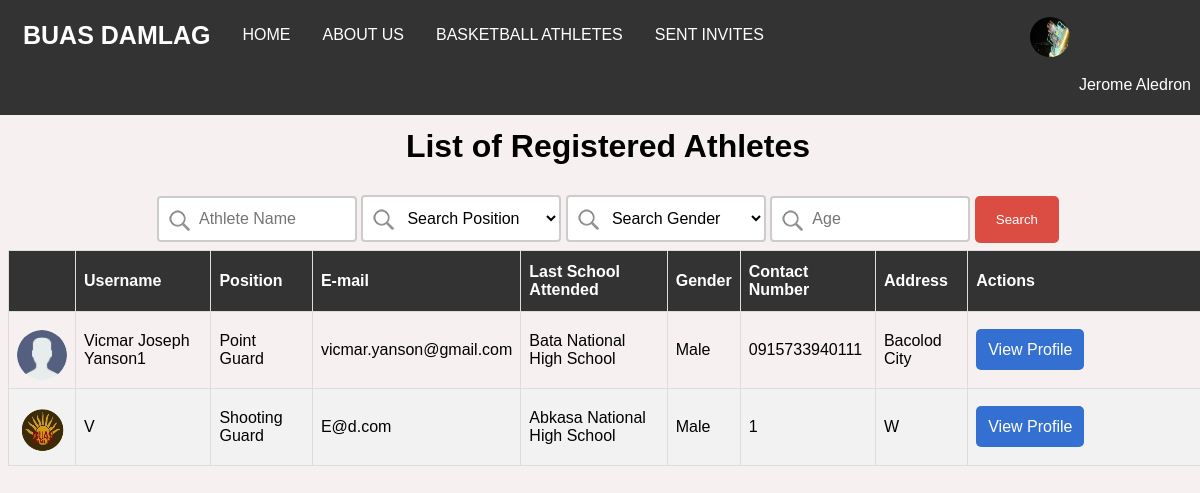
Page /index.php (signed in) on the committed database.
### tables this page shows
CREATE TABLE `users` (
  `id` int(20) NOT NULL,
  `name` varchar(70) NOT NULL,
  `password` varchar(40) NOT NULL,
  `email` varchar(50) NOT NULL,
  `school` varchar(100) DEFAULT NULL,
  `previous_school` text,
  `contact` varchar(20) DEFAULT NULL,
  `address` varchar(100) DEFAULT NULL,
  `birthdate` date NOT NULL,
  `gender` text NOT NULL,
  `sport` text,
  `position` text,
  `created_at` datetime NOT NULL,
  `updated_at` datetime NOT NULL,
  `type` text NOT NULL,
  `status` text NOT NULL,
  `image` varchar(100) NOT NULL
);

### index.php (the view, shortened to what the rows shown need)
<?php
    include_once('web_db.php');
    include_once('authentication.php');
?>
<html>
    <head>
        <link href="styles.css" rel="stylesheet" />
    </head>
    <body>
        <?php include('navbar.php') ?>
        <div class="container">
            <?php
                if($current_user['type'] == 'Admin'){?>
                <center>
                <h1>List of Activated Users</h1>
                <form method="post">
                    <input type="text" name="search" placeholder="Search All Users">
                </form>
                <?php
                    if(isset($_POST['search']) && $current_user['type'] == 'Admin'){
                        $search = $_POST['search'];
                ?>
                    <table id="users" class="table">
                        <thead>
                            <tr>
                                <th></th>
                                <th>Username</th>
                                <th>E-mail</th>
                                <th>School</th>
                                <th>Sport</th>
                                <th>Gender</th>
                                <th>Type</th>
                                <th>Actions</th>
                            <tr>
                    </thead>
                    <tbody>
                        <?php
                            $searchUsers = $pdo->searchUser($search);
                            if(is_array($searchUsers) && !empty($searchUsers)){
                                foreach($searchUsers as $searchUser){
                        ?>
                        <tr>
                            <td>
                                <center>
                                    <?php $imageURL = 'uploads/'.$searchUser["image"];?>
                                    <img src="<?php if(empty($searchUser["image"])){ echo 'uploads/default.png';}else{ echo $imageURL;};?>" class="table-image" />
                                </center>
                            </td>
                            <td><?php echo $searchUser['name']; ?></td>
                            <td><?php echo $searchUser['email']; ?></td>
                            <td>
                                <?php if(!empty($searchUser['school'])){
                                    echo $searchUser['school'];
                                }else{
                                    echo $searchUser['previous_school'];
                                } ?></td>
                            <td><?php echo $searchUser['sport']; ?></td>
                            <td><?php echo $searchUser['gender']; ?></td>
                            <td><?php echo $searchUser['type']; ?></td>
                            <td>
                                <a class="view-profile" href="userProfile.php?id=<?php echo $searchUser['id']?>">View Profile</a>
                                <form method="post" class="delete-form">
                                    <input type="hidden" name="id" value="<?php echo $searchUser['id']?>"/>
                                    <button class="delete-button" type="submit" name="delete">Delete</button>
                                </form>
                            </td>
                        </tr>
                        <?php } }?>
                    </tbody>
                    </table>
                <?php }else{ ?>
                    <table id="users">
                        <thead>
                            <tr>
                                <th></th>
                                <th>Username</th>
                                <th>E-mail</th>
                                <th>School</th>
                                <th>Sport</th>
                                <th>Gender</th>
                                <th>Type</th>
                                <th>Actions</th>
                            <tr>
                        </thead>
                        <tbody>
                            <?php
                                $users = $pdo->fetchUsers();
                                if(is_array($users) && !empty($users)){
                                    foreach($users as $user){
                            ?>
                            <tr>
                                <td>
                                    <center>
                                        <?php $imageURL = 'uploads/'.$user["image"];?>
                                        <img src="<?php if(empty($user["image"])){ echo 'uploads/default.png';}else{ echo $imageURL;};?>" class="table-image" />
                                    </center>
                                </td>
                                <td><?php echo $user['name']; ?></td>
                                <td><?php echo $user['email']; ?></td>
                                <td>
                                    <?php if(!empty($user['school'])){
                                        echo $user['school'];
                                    }else{
                                        echo $user['previous_school'];
                                    } ?></td>
                                <td><?php echo $user['sport']; ?></td>
                                <td><?php echo $user['gender']; ?></td>
                                <td><?php echo $user['type']; ?></td>
                                <td>
                                    <a class="view-profile" href="userProfile.php?id=<?php echo $user['id']?>">View Profile</a>
                                    <form method="post" class="delete-form">
                                        <input type="hidden" name="id" value="<?php echo $user['id']?>"/>
                                        <button class="delete-button" type="submit" name="delete">Delete</button>
                                    </form>
                                </td>
                            </tr>
                            <?php } }?>
                        </tbody>
                    </table>
                <?php } ?>
                </center>
            <?php }elseif($current_user['type'] == 'Coach'){ ?>
                <center>
                <h1>List of Registered Athletes</h1>
                <?php
                    if(isset($_POST['search-submit']) && $current_user['type'] == 'Coach'){
                        $searchAthlete = $_POST['name'];
                        $searchPosition = $_POST['position'];
                        $searchGender = $_POST['gender'];
                        $searchAge = $_POST['age'];
                        if($searchAthlete == "" && $searchPosition == "" && $searchGender == "" && $searchAge == 1970){
                ?>
                        <table id="users" class="table">
                        <thead>
                            <tr>
                                <th></th>
                                <th>Username</th>
                                <th>Position</th>
                                <th>E-mail</th>
                                <th>Last School Attended</th>
                                <th>Gender</th>
                                <th>Contact Number</th>
                                <th>Address</th>
                                <th>Actions</th>
                            <tr>
                    </thead>
                    <tbody>
                        <?php
                            $users = $pdo->fetchAllAthletes($current_user['sport']);
                            if(is_array($users) && !empty($users)){
                                foreach($users as $user){
                        ?>
                        <tr>
                            <td>
                                <center>
                                    <?php $imageURL = 'uploads/'.$user["image"];?>
                                    <img src="<?php if(empty($user["image"])){ echo 'uploads/default.png';}else{ echo $imageURL;}?>" class="table-image" />
                                </center>
                            </td>
                            <td><?php echo $user['name']; ?></td>
                            <td><?php echo $user['position'] ?></td>
                            <td><?php echo $user['email']; ?></td>
                            <td><?php if(empty($user['previous_school'])){
                                    echo 'N/A';
                                }else{
                                    echo $user['previous_school'];
                                }?>
                            </td>
                            <td><?php echo $user['gender']; ?></td>
                            <td><?php echo $user['contact']; ?></td>
                            <td><?php echo $user['address']; ?></td>
                            <td width="20%">
                                <a class="view-profile" href="userProfile.php?id=<?php echo $user['id']?>">View Profile</a>
                            </td>
                        </tr>
                        <?php } }?>
                    </tbody>
                    </table>
                <?php }else{ ?>
                    <table id="users" class="table">
                        <thead>
                            <tr>
                                <th></th>
                                <th>Username</th>
                                <th>Position</th>
                                <th>E-mail</th>
                                <th>Last School Attended</th>
                                <th>Gender</th>
                                <th>Contact Number</th>
                                <th>Address</th>
                                <th>Actions</th>
                            <tr>
                        </thead>
                        <tbody>
                            <?php
                                $athletes = $pdo->searchAthlete($searchAthlete,$searchGender,$searchAge,$searchPosition,$current_user['sport']);
                                if(is_array($athletes) && !empty($athletes)){
                                    foreach($athletes as $athlete){
                            ?>
                            <tr>
                                <td>
                                    <center>
                                    <?php $imageURL = 'uploads/'.$athlete["image"];?>
                                        <img src="<?php if(empty($athlete["image"])){ echo 'uploads/default.png';}else{ echo $imageURL;};?>" class="table-image" />
                                    </center>
                                </td>
                                <td><?php echo $athlete['name']; ?></td>
                                <td><?php echo $athlete['position'] ?></td>
                                <td><?php echo $athlete['email']; ?></td>
                                <td><?php if(empty($athlete['previous_school'])){
                                    echo 'N/A';
                                }else{
                                    echo $athlete['previous_school'];
                                }?>
                                </td>
                                <td><?php echo $athlete['gender']; ?></td>
                                <td><?php echo $athlete['contact']; ?></td>
                                <td><?php echo $athlete['address']; ?></td>
                                <td width="11%">
                                    <a class="view-profile" href="userProfile.php?id=<?php echo $athlete['id']?>">View Profile</a>
                                </td>
                            </tr>
                            <?php } }?>
                        </tbody>
                    </table>
                <?php } ?>
                <?php }else{ ?>
                    <table id="users" class="table">
                        <thead>
                            <tr>
                                <th></th>
                                <th>Username</th>
                                <th>Position</th>
                                <th>E-mail</th>
                                <th>Last School Attended</th>
                                <th>Gender</th>
                                <th>Contact Number</th>
                                <th>Address</th>
                                <th>Actions</th>
                    </thead>
                    <tbody>
                        <?php
                            $users = $pdo->fetchAllAthletes($current_user['sport']);
                            if(is_array($users) && !empty($users)){
                                foreach($users as $user){
                        ?>
                        <tr>
                            <td>
                                <center>
                                    <?php $imageURL = 'uploads/'.$user["image"];?>
                                    <img src="<?php if(empty($user["image"])){ echo 'uploads/default.png';}else{ echo $imageURL;}?>" class="table-image" />
                                </center>
                            </td>
                            <td><?php echo $user['name']; ?></td>
                            <td><?php echo $user['position'] ?></td>
                            <td><?php echo $user['email']; ?></td>
                            <td><?php if(empty($user['previous_school'])){
                                    echo 'N/A';
                                }else{
                                    echo $user['previous_school'];
                                }?>
                            </td>
                            <td><?php echo $user['gender']; ?></td>
                            <td><?php echo $user['contact']; ?></td>
                            <td><?php echo $user['address']; ?></td>
                            <td width="20%">
                                <a class="view-profile" href="userProfile.php?id=<?php echo $user['id']?>">View Profile</a>
                            </td>
                        </tr>
                        <?php } }?>
                    </tbody>
                    </table>
                <?php } ?>
                </center>
            <?php } ?>
        </div>
    </body>
</html>

### navbar.php (shortened to what the rows shown need)
<nav class="navbar">
    <div class="container">
    <strong><a class="brand-logo" href="home.php">BUAS DAMLAG</a></strong>
    <a href="home.php" class="list">HOME</a>
    <a href="about.php" class="list">ABOUT US</a>
    <?php
        if($current_user['type'] == 'Admin'){
    ?>
        <a href="index.php" class="list">USERS</a>
    <?php }else{ ?>
        <a href="index.php" class="list"><?php echo strtoupper($current_user['sport']);?> ATHLETES</a>
        <a href="invites.php" class="list">SENT INVITES</a>
    <?php } ?>
        <?php $imageURL = 'uploads/'.$current_user["image"];?>
            <img src="<?php if(empty($current_user["image"])){ echo 'uploads/default.png';}else{ echo $imageURL;}?>" class="navbar-image" />
        <div class="dropdown user-profile list">
            <button class="dropbtn" onclick="profileDropdown()">
                <?php echo $current_user['name']?>
            </button>
        </div>
    </div>
</nav>

### rows in the picture
users: sport "BASKETBALL", image (picture), name "Jerome Aledron"
users: name "Vicmar Joseph Yanson1", position "Point Guard", email "vicmar.yanson@gmail.com", previous_school "Bata National High School", gender "Male", contact "0915733940111", address "Bacolod City"
users: image (picture), name "V", position "Shooting Guard", email "E@d.com", previous_school "Abkasa National High School", gender "Male", contact "1", address "W"
